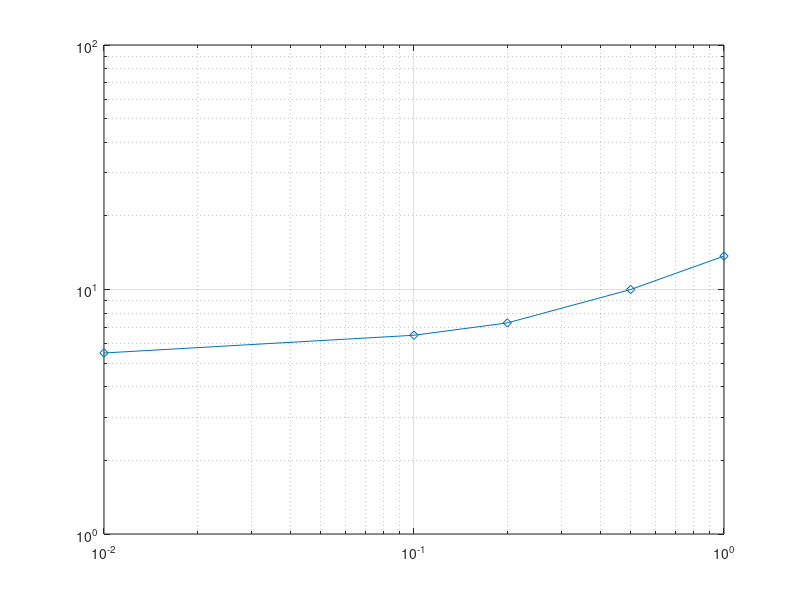

Source code (MATLAB):
dt = [0.01,0.1,0.2,0.5,1];
e = [5.5, 6.5, 7.3, 10.0, 13.7];

figure('name','Error between Kepler and numerical simulation');
loglog(dt,e,'d-');
grid on